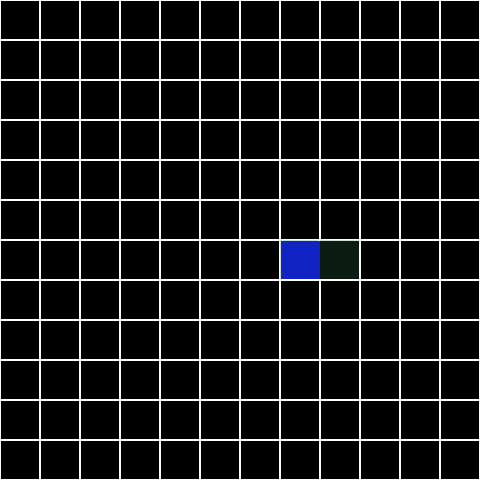
Frame 1 (no input)
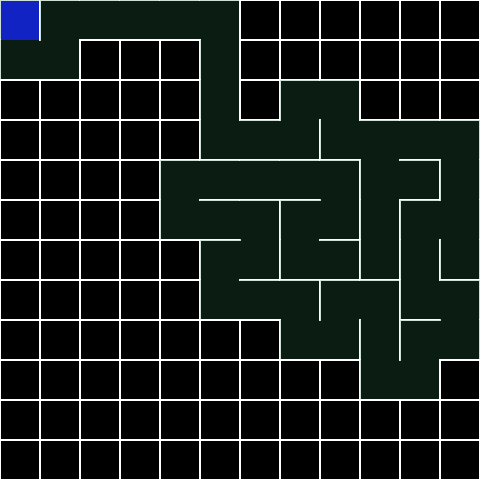
Frame 60 (no input)
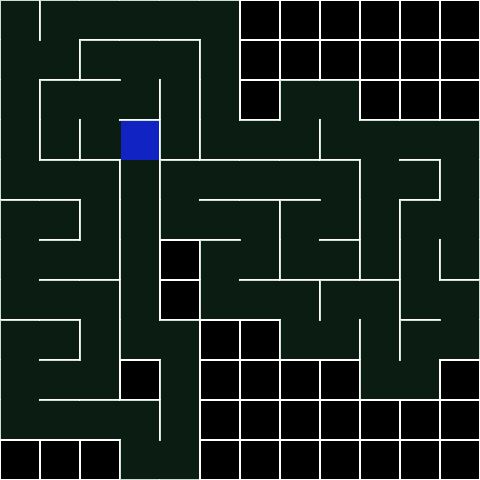
Frame 120 (the mouse pressed at the canvas centre since frame 60)

The p5.js sketch that drew these frames (run headless with seeded random() and noise() and a simulated clock; from frame 60 on, the mouse is pressed at the canvas centre):

// p5.js sketch
// ── sketch.js
//Adapted from Daniel Shiffman's code: https://www.youtube.com/watch?v=HyK_Q5rrcr4&
//More information: https://en.wikipedia.org/wiki/Maze_generation_algorithm

let grid;
let w;
let rows, cols;
let cell;
let current;
let stack;
let slider;
let para1, para2, button;
let winCell = false;
let exit;
let difficulty;

function setup() {
  createCanvas(480, 480);
  button = createButton('reset');
  button.position(435, 480);
  button.mousePressed(reset);
  para2 =createP('Difficulty: ' + difficulty);
  para2.position(140, 470);
  slider = createSlider(10, 40, 40, 10);
  para1 = createP('Cell length: ' + w + ' pixels');
  para1.position(140, 490);
  reset();
  setInterval(looping, 50);
}

function draw() {
  loop();
  background(0);
  image(extraCanvas, 0, 0);
  current.highlight();
  for(let i = 0; i < grid.length; i++) {
    grid[i].show();
  }
  current.visited = true;
  let next = current.checkNeighbors();
  if(next) {
    next.visited = true;
    stack.push(current);
    removeWalls(current, next);
    current = next;
  } else if(stack.length > 0){
      current = stack.pop();
  }
  //creating an exit
  if(stack.length == 0 && winCell == false) {
    exit = random(grid);
    exit.exit = true;
    if(current !== exit) {
      winCell = true;
    }
  }
  //winning condition
  if(current == exit) {
    console.log('won');
    winCell = false;
    push();
    stroke(255, 205);
    strokeWeight(2);
    fill(255, 225, 50);
    textSize(91);
    text('YOU WON!', 8, 250);
    pop();
    noLoop();
  }
}

//moves the current cell
function looping() {
  let moveup = index(current.i, current.j-1);
  let movedown = index(current.i, current.j+1);
  let moveright = index(current.i+1, current.j);
  let moveleft = index(current.i-1, current.j);
  if(stack.length == 0) {
    if(keyIsDown(UP_ARROW)) {
      if(!current.walls[0] && moveup >= 0) {
        current = grid[moveup];
      }
    } else if(keyIsDown(DOWN_ARROW)) {
      if(!current.walls[2] && movedown >= 0) {
        current = grid[movedown];
      }
    } else if(keyIsDown(RIGHT_ARROW)) {
      if(!current.walls[1] && moveright >= 0) {
        current = grid[moveright];
      }
    } else if(keyIsDown(LEFT_ARROW)) {
      if(!current.walls[3] && moveleft >= 0) {
        current = grid[moveleft];
      }
    }
  }
}






class Cell {
  constructor(i, j) {
    this.i = i;
    this.j = j;
    this.visited = false;
    this.walls = [true, true, true, true];
                //top, right, bottom, left
    this.exit = false;
  }

  show() {
    let x = w*this.i;
    let y = w*this.j;
    stroke(255, 255);
    strokeWeight(2);

    if(this.walls[0]) {
    line(x, y, x + w, y); //top wall
    }
    if(this.walls[1]) {
    line(x + w, y, x + w, y + w); //right wall
    }
    if(this.walls[2]) {
    line(x, y + w, x + w, y + w); //bottom wall
    }
    if(this.walls[3]) {
    line(x, y, x, y + w); //left wall
    }
    if(this.exit) {
      noStroke();
      fill(255, 20, 20, 255);
      rect(x, y, w, w);
    }
    if(this.visited) {
      noStroke();
      fill(50, 120, 80, 60);
      rect(x, y, w, w);
    }
  }
  
  highlight() {
    let x = w*this.i;
    let y = w*this.j;
    /*extraCanvas.*/noStroke();
    /*extraCanvas.*/fill(10, 10, 255, 230);
    /*extraCanvas.*/rect(x+1, y+1, w-1, w-1);
  }
  
  checkNeighbors() {
    let neighbors = [];
    
    let top = grid[index(this.i-1, this.j)];
    let right = grid[index(this.i, this.j+1)];
    let bottom = grid[index(this.i+1, this.j)];
    let left = grid[index(this.i, this.j-1)];
    
    if(top && !top.visited) {
      neighbors.push(top);
    }
    if(right && !right.visited) {
      neighbors.push(right);
    }
    if(bottom && !bottom.visited) {
      neighbors.push(bottom);
    }
    if(left && !left.visited) {
      neighbors.push(left);
    }
    if (neighbors.length > 0) {
      let r = floor(random(0, neighbors.length));
      return neighbors[r];
    } else {
      return undefined;
    }
  }
}





function index(i, j) {
  if(i < 0 || j < 0 || i > rows - 1 || j > cols - 1) {
    return -1;  
  }
  return j + i*cols;
}

function removeWalls(a, b) {
  let x = a.i - b.i;
  if(x === 1) { //left neighbor
    a.walls[3] = false;
    b.walls[1] = false;
  } else if(x === -1) { //right neighbor
    a.walls[1] = false;
    b.walls[3] = false;
  }
  let y = a.j - b.j;
  if(y === 1) { //top neighbor
    a.walls[0] = false;
    b.walls[2] = false;
  } else if(y === -1) { //bottom neighbor
    a.walls[2] = false;
    b.walls[0] = false;
  }
}

function reset() {
  winCell = false;
  extraCanvas = createGraphics(width, height);
  background(0);
  w = slider.value();
  //w = 5; /*insane O.O*/
  para1.html('Cell length: ' + w + ' pixels');
  grid = [];
  stack = [];
  //frameRate(10);
  rows = floor(width/w);
  cols = floor(height/w);
  for(let i = 0; i < rows; i++) {
    for(let j = 0; j < cols; j++) {
      cell = new Cell(i, j);
      grid.push(cell);
    }
  }
  current = random(grid);
  if(winCell == false) {
  draw();
  }
  if(w == 40) {
    difficulty = 'easy';
    } else if(w == 30) {
        difficulty = 'medium';
      } else if(w == 20) {
          difficulty = 'hard';
        } else if(w == 10) {
            difficulty = 'very hard';        
          }
  para2.html('Difficulty: ' + difficulty);
  nblue = cols*rows;
  nred = cols*rows;
}
